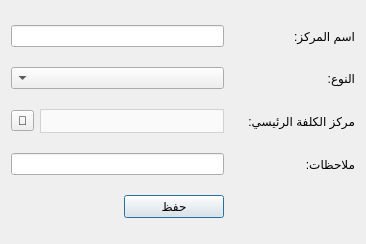
<?xml version="1.0" encoding="UTF-8"?>
<ui version="4.0">
 <class>AddCostCenter</class>
 <widget class="QDialog" name="AddCostCenter">
  <property name="geometry">
   <rect>
    <x>0</x>
    <y>0</y>
    <width>366</width>
    <height>244</height>
   </rect>
  </property>
  <property name="minimumSize">
   <size>
    <width>300</width>
    <height>200</height>
   </size>
  </property>
  <property name="maximumSize">
   <size>
    <width>167775</width>
    <height>167775</height>
   </size>
  </property>
  <property name="windowTitle">
   <string>مركز كلفة جديد</string>
  </property>
  <property name="layoutDirection">
   <enum>Qt::RightToLeft</enum>
  </property>
  <layout class="QGridLayout" name="gridLayout">
   <item row="0" column="0">
    <widget class="QLabel" name="label">
     <property name="text">
      <string>اسم المركز:</string>
     </property>
    </widget>
   </item>
   <item row="0" column="1" colspan="2">
    <widget class="QLineEdit" name="name_input"/>
   </item>
   <item row="1" column="0">
    <widget class="QLabel" name="label_34">
     <property name="text">
      <string>النوع:</string>
     </property>
    </widget>
   </item>
   <item row="2" column="0">
    <widget class="QLabel" name="label_35">
     <property name="minimumSize">
      <size>
       <width>125</width>
       <height>0</height>
      </size>
     </property>
     <property name="maximumSize">
      <size>
       <width>125</width>
       <height>16777215</height>
      </size>
     </property>
     <property name="text">
      <string>مركز الكلفة الرئيسي:</string>
     </property>
    </widget>
   </item>
   <item row="2" column="1">
    <widget class="QComboBox" name="parent_combobox">
     <property name="enabled">
      <bool>false</bool>
     </property>
     <property name="minimumSize">
      <size>
       <width>0</width>
       <height>0</height>
      </size>
     </property>
     <property name="maximumSize">
      <size>
       <width>16777215</width>
       <height>16777215</height>
      </size>
     </property>
     <property name="styleSheet">
      <string notr="true">QComboBox {
        background-color: #fafafa;
        border: 1px solid lightgrey;		
		height: 22px;
		color: black;
    }
    QComboBox::drop-down {
        border: none;
    }</string>
     </property>
    </widget>
   </item>
   <item row="2" column="2">
    <widget class="QToolButton" name="select_parent_btn">
     <property name="text">
      <string>🔎</string>
     </property>
    </widget>
   </item>
   <item row="3" column="0">
    <widget class="QLabel" name="label_6">
     <property name="text">
      <string>ملاحظات:</string>
     </property>
    </widget>
   </item>
   <item row="3" column="1" colspan="2">
    <widget class="QLineEdit" name="notes_input"/>
   </item>
   <item row="4" column="1" colspan="2">
    <widget class="QPushButton" name="save_btn">
     <property name="minimumSize">
      <size>
       <width>100</width>
       <height>0</height>
      </size>
     </property>
     <property name="maximumSize">
      <size>
       <width>100</width>
       <height>16777215</height>
      </size>
     </property>
     <property name="text">
      <string>حفظ</string>
     </property>
    </widget>
   </item>
   <item row="1" column="1" colspan="2">
    <widget class="QComboBox" name="type_combobox"/>
   </item>
  </layout>
 </widget>
 <resources/>
 <connections/>
</ui>
